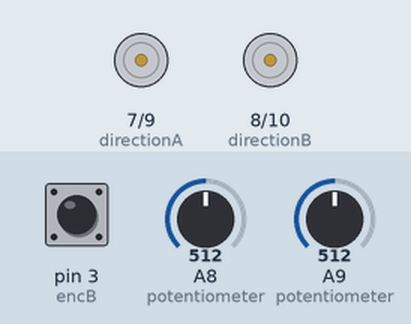
Recording of a sketch running on a simulated Arduino Mega 2560, built with avr-gcc and run on an emulated ATmega2560. Parts: direction and speed pins drawn as motors (green arrow = direction pin HIGH = forward, orange = LOW = backward, longer = more drive). The test bench sets the inputs (shaded band); at power-on: A8 (potentiometer) = 512, A9 (potentiometer) = 512, pin 3 (encB) HIGH.

Above: at 1.2 s.
1.3 s: A8 (potentiometer) set to 499
2.8 s: A9 (potentiometer) set to 490
At 4.0 s:
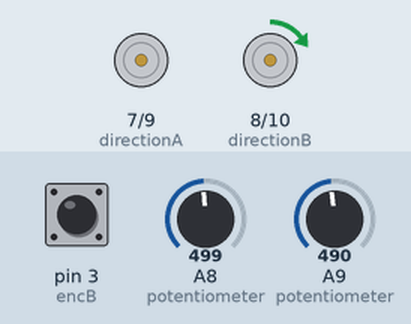
4.3 s: A8 (potentiometer) set to 534
At 5.3 s:
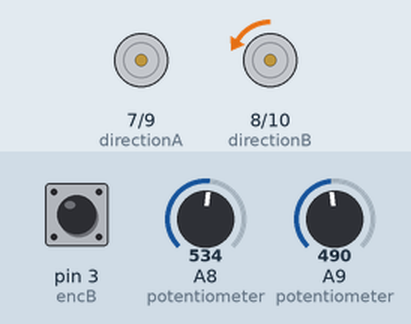
5.8 s: A9 (potentiometer) set to 510
At 6.5 s:
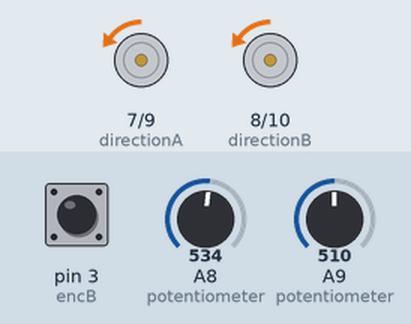
7.3 s: A9 (potentiometer) set to 534
At 7.7 s:
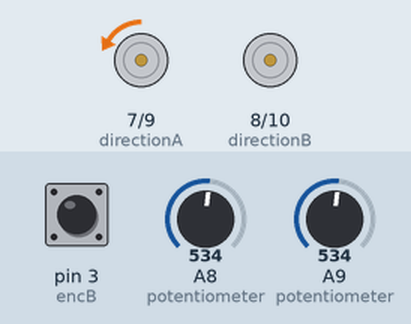
8.8 s: A8 (potentiometer) set to 490
At 10.0 s:
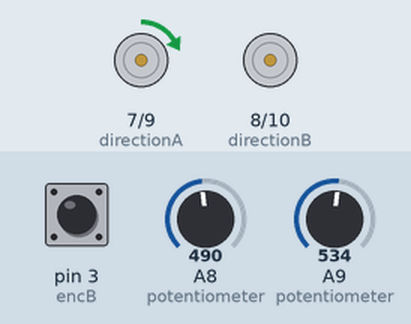
Timing chart, 0 to 11.3 s (numbered marks = the images above; inputs shaded):
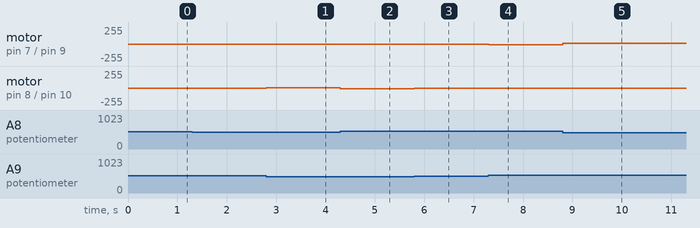

The sketch:

Distance_Measurement3.ino
```cpp
#include<LiquidCrystal.h>
#include <math.h>
LiquidCrystal lcd (16,17,18,19,20,21);
#define encA 23
#define encB 3

volatile int valueA;
volatile int valueB;
int count = 0;

int motorSpeedA = 0;
int motorSpeedB = 0;

void setup(){
  pinMode(9, OUTPUT);   //speedA
  pinMode(7, OUTPUT);   //directionA
  pinMode(10, OUTPUT);  //speedB
  pinMode(8, OUTPUT);   //directionB

  pinMode (encA, INPUT);   //second encoder value for direction
  pinMode (encB, INPUT);   //getting input values from the encoder

  attachInterrupt(1, valueChanged, CHANGE);
}

void loop(){

float inputX = analogRead(A8);  //X potentiometer
float inputY = analogRead(A9);  //Y potentiometer

  if (inputX < 500)  //small tolerance added to 512
  {
    // 1)Convert joystick position to motor direction

    //Set Motor A backward
    digitalWrite(7, HIGH);
    //digitalWrite(9, LOW);

    //Set Motor B backward
    digitalWrite(8, HIGH);
    //digitalWrite(10, LOW);

    // 2)Convert joystick position to motor speed
    motorSpeedA = map(inputX, 500, 0, 0, 255);
    motorSpeedB = map(inputX, 500, 0, 0, 255);
  }

  else if (inputX > 524)
  {
    // 1)Convert joystick position to motor direction

    //Set Motor A forward
    digitalWrite(7, LOW);
    //digitalWrite(9, HIGH);

    //Set Motor B forward
    digitalWrite(8, LOW);
    //digitalWrite(10, HIGH);

    // 2)Convert joystick position to motor speed
    motorSpeedA = map(inputX, 524, 1023, 0, 255);
    motorSpeedB = map(inputX, 524, 1023, 0, 255);
  }

  else  //if joystick position is in the middle
  {
    motorSpeedA = 0;
    motorSpeedB = 0;
  }

  if(inputY < 500)
  {
    int yValue = map(inputY, 500, 0, 0, 255);

    motorSpeedA = motorSpeedA - yValue; //decrease A-speed
    motorSpeedB = motorSpeedB + yValue; //increase B-speed

    if (motorSpeedA < 0)    // check limitations
    {
      motorSpeedA = 0;
    }
    if (motorSpeedB > 255)
    {
      motorSpeedB = 255;
    }
  }

    if(inputY > 524)
  {
    int yValue = map(inputY, 524, 1023, 0, 255);

    motorSpeedA = motorSpeedA + yValue; //increase A-speed
    motorSpeedB = motorSpeedB - yValue; //decrease B-speed

    if (motorSpeedB < 0)    // check limitations
    {
      motorSpeedB = 0;
    }
    if (motorSpeedA > 255)
    {
      motorSpeedA = 255;
    }
  }

  analogWrite(9, motorSpeedA);
  analogWrite(10, motorSpeedB);

  lcd.setCursor(1,0);
  lcd.print("Distance = ");
  lcd.print("     ");

  lcd.setCursor(13,0);
  lcd.print(count*0.05);

  lcd.setCursor(33,0);
  lcd.print(count);
  lcd.print("    ");


}

void valueChanged()
{
  valueA = digitalRead(23);
  valueB = digitalRead(3);

  if (valueA == valueB)
  {
      count++;
  }
  else
  {
    count--;
  }
}
```

Measured:
- after the input at 2.8 s, motor on pin 8 (directionB) / pin 10 (speedB): stopped → forward 5/255 at once
- after the input at 4.3 s, motor on pin 8 (directionB) / pin 10 (speedB): forward 5/255 → backward 10/255 at once
- after the input at 5.8 s, motor on pin 7 (directionA) / pin 9 (speedA): stopped → backward 5/255 at once; motor on pin 8 (directionB) / pin 10 (speedB): backward 10/255 → backward 5/255 at once
- after the input at 7.3 s, motor on pin 7 (directionA) / pin 9 (speedA): backward 5/255 → backward 10/255 at once; motor on pin 8 (directionB) / pin 10 (speedB): backward 5/255 → stopped at once
- after the input at 8.8 s, motor on pin 7 (directionA) / pin 9 (speedA): backward 10/255 → forward 10/255 at once
